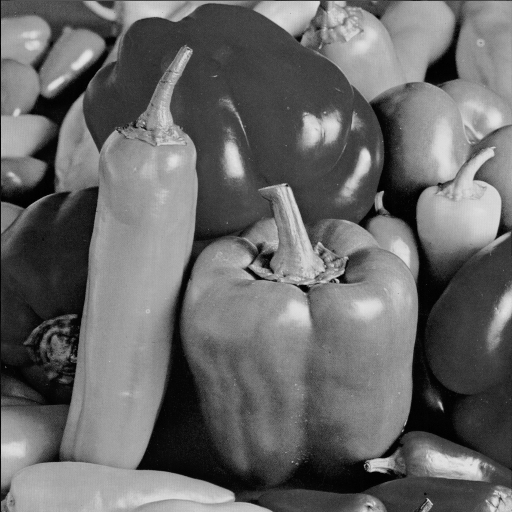
#> input picture inputs/Peppers.bmp, 512 x 512 px
$ python CannyEdgeDetect.py
#> lines starting #> are read from the running program, lines starting #| are printed output that depends on the picture
#> further down, img is the input picture: shape (512, 512, 3); min 0, max 229, mean 104.2
'''
Canny Edge Detection
'''
import os
import cv2
import numpy as np
from matplotlib import pyplot as plt

from pdb import set_trace as TT


G_0 = np.array(
    [[-1, 0 , 1],
     [-2, 0 , 2],
     [-1, 0 , 1]])

G_1 = np.array(
    [[0, 1, 2],
     [-1, 0, 1],
     [-2, -1, 0]])

G_2 = np.array(
    [[1, 2, 1],
     [0, 0, 0],
     [-1, -2, -1]])

G_3 = np.array(
    [[2, 1, 0],
     [1, 0, -1],
     [0, -1, -2]])

# 7x7 Gaussian Mask
Gaussian_mask = np.array(
    [[1, 1, 2, 2, 2, 1, 1],
     [1, 2, 2, 4, 2, 2, 1],
     [2, 2, 4, 8, 4, 2, 2],
     [2, 4, 8, 16, 8, 4, 2],
     [2, 2, 4, 8, 4, 2, 2],
     [1, 2, 2, 4, 2, 2, 1],
     [1, 1, 2, 2, 2, 1, 1]])


def convolution(img, mask):
    '''
    Convolution Operation
    '''
    # create a zero matrix to store the result
    result = np.zeros((img.shape[0]-mask.shape[0]+1, img.shape[1]-mask.shape[1]+1))

    # convolution operation
    for i in range(img.shape[0]-mask.shape[0]+1):
        for j in range(img.shape[1]-mask.shape[1]+1):
            result[i,j] = np.sum(img[i:i+mask.shape[0],
                                     j:j+mask.shape[1]] * mask)

    # normalize the result using the sum of the mask (140 for Gaussian mask) if necessary
    norm = 1 / (np.sum(np.concatenate(mask))) if np.sum(np.concatenate(mask)) != 0 else 1

    # # padding the result with zeros so that the size of the result is the same as the original image
    # result = np.pad(result, ((mask.shape[0]//2, mask.shape[0]//2), (mask.shape[1]//2, mask.shape[1]//2)), 'constant', constant_values=0)

    return norm * result # return the normalized result


def Gradient_Operation(img, g_0, g_1, g_2, g_3):
    '''
    Calculate the gradient magnitude and direction of each pixel using each for filter, and take the maximum value of the response
    '''
    mask_shape = g_0.shape
    # create a zero matrix to store the result
    result = -10000 * np.ones((img.shape[0] - mask_shape[0] + 1,
                       img.shape[1] - mask_shape[1] + 1),)
    # result = -1000 * np.ones((img.shape)) # with padding
    index = - np.ones((img.shape[0] - mask_shape[0] + 1,
                        img.shape[1] - mask_shape[1] + 1))
    # index = - np.ones((img.shape)) # with padding

    for i, g in enumerate([g_0, g_1, g_2, g_3]):
        compare = convolution(img, g)
        index = np.where(compare > result, i, index) # index of the maximum value of the response
        result = np.maximum(result, compare) # maximum value of the response
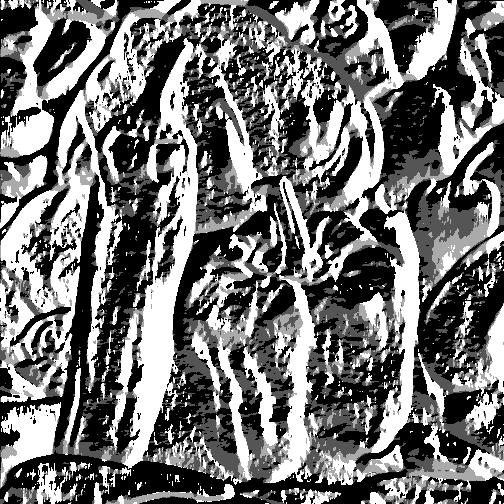
#> index: shape (504, 504) float64; min 0, max 3, mean 1.35; drawn with min black and max white
#> result: shape (504, 504) float64

    # calculate the gradient direction
    direction = np.zeros((img.shape[0] - mask_shape[0] + 1,
                        img.shape[1] - mask_shape[1] + 1))
    # direction = np.zeros((img.shape)) # with padding
    direction[index == 0] = 0
    direction[index == 1] = 45
    direction[index == 2] = 90
    direction[index == 3] = 135

    return result, direction


def Non_Max_Suppression(respond, direction):
    '''
    Non-Maximum Suppression
    '''
    m, n = respond.shape
    result = np.zeros((m-2,n-2))

    for i in range(1,m-1):
        for j in range(1,n-1):
            # angle 0
            if direction[i,j] == 0:
                if respond[i,j] >= respond[i,j-1] and respond[i,j] >= respond[i,j+1]:
                    result[i-1,j-1] = respond[i,j]
                else:
                    result[i-1,j-1] = 0

            # angle 45
            elif direction[i,j] == 45:
                if respond[i,j] >= respond[i-1,j+1] and respond[i,j] >= respond[i+1,j-1]:
                    result[i-1,j-1] = respond[i,j]
                else:
                    result[i-1,j-1] = 0

            # angle 90
            elif direction[i,j] == 90:
                if respond[i,j] >= respond[i-1,j] and respond[i,j] >= respond[i+1,j]:
                    result[i-1,j-1] = respond[i,j]
                else:
                    result[i-1,j-1] = 0

            # angle 135
            elif direction[i,j] == 135:
                if respond[i,j] >= respond[i-1,j-1] and respond[i,j] >= respond[i+1,j+1]:
                    result[i-1,j-1] = respond[i,j]
                else:
                    result[i-1,j-1] = 0

    # # padding the result with zeros so that the size of the result is the same as the original image
    # result = np.pad(result, ((1, 1), (1, 1)), 'constant', constant_values=0)
    return result


def simple_threshold(img, threshold):
    '''
    Simple Threshold using 25%, 50%, 75% of the maximum value of the response
    '''
    # threshold = threshold * np.max(img)

    # get the list of image values, and sort them in acsending order
    img_list = np.sort(img.flatten())
    # and fliter out the zeros in the list
    img_list = np.array([i for i in img_list if i != 0])
    # get the index of the threshold value
    index = int(threshold * img_list.shape[0])
    # get the threshold value
    threshold = img_list[index]
    # create a zero matrix to store the result
    result = np.zeros(img.shape)
    result[img >= threshold] = 1
    return result


def main(img):
    '''
    main function for Canny Edge Detector
    '''
    img = cv2.cvtColor(img, cv2.COLOR_BGR2GRAY) # convert to gray scale (512, 512)

    # Gaussian smoothing
    img = convolution(img, Gaussian_mask)
    # save the result
    # pad the image with zeros so that the size of the result is the same as the original image
    img_ = np.pad(img, ((3, 3), (3, 3)), 'constant', constant_values=0)
    cv2.imwrite("results/Gaussian_smoothing.bmp", img_)

    # Normalized magnitude of the gradient
    respond, direction = Gradient_Operation(img, G_0, G_1, G_2, G_3)
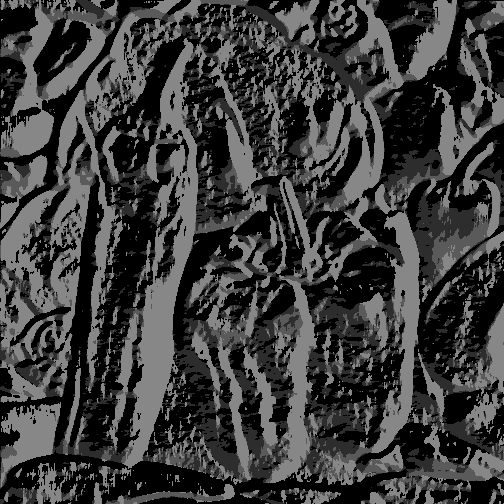
#> direction: shape (504, 504) float64; min 0, max 135, mean 60.6
    # pad the image with zeros so that the size of the result is the same as the original image
    respond_ = np.pad(respond, ((4,4), (4,4)), 'constant', constant_values=0)
    cv2.imwrite("results/Normalized_magnitude_of_the_gradient.bmp", respond_)
    # save the histogram of the result
    plt.hist(respond.flatten(), bins=100)
    plt.savefig("results/histogram_of_the_magnitude.png")
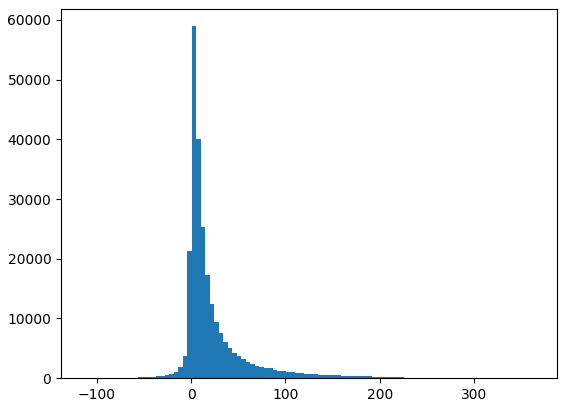
#> figure drawn by matplotlib, 1 panel; tallest bar 58959 high, from x = 0.623 to 5.4

    # Non-Maximum Suppression
    suppressed = Non_Max_Suppression(respond, direction)
#> after the loop in Non_Max_Suppression, `for i in range(1,m-1):`:
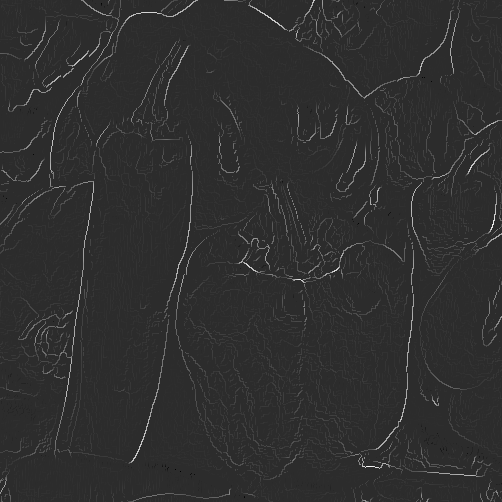
#> result: shape (502, 502) float64; min -77.44, max 363.9, mean 5.9; drawn with min black and max white
    suppressed_ = np.pad(suppressed, ((5,5), (5,5)), 'constant', constant_values=0)
    cv2.imwrite("results/Non-Maximum_Suppression.bmp", suppressed_)
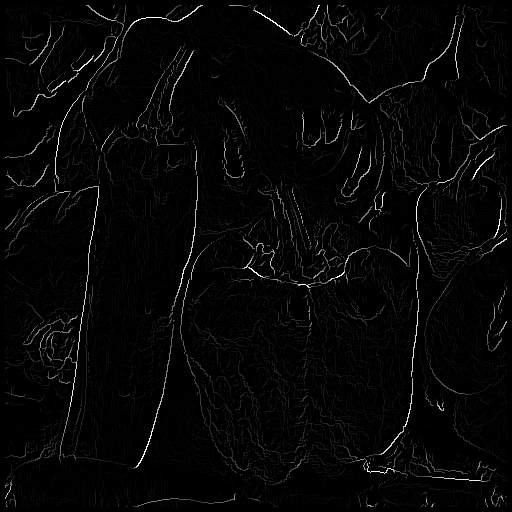
#> saved as Non-Maximum_Suppression.bmp: shape (512, 512); min 0, max 255, mean 5.7

    for i in [0.25, 0.5, 0.75]:
        result = simple_threshold(suppressed, i)
        result_ = np.pad(result, ((5,5), (5,5)), 'constant', constant_values=0)
        cv2.imwrite(f"results/binary_edge_map_{i}_threshold.bmp", result_*255)
#> this loop made 3 passes
#> threshold in simple_threshold on passes 1 to 3: 4.73, 10.51, 27.99
#> pass 1, in main, `result_ = np.pad(result, ((5,5), (5,5)), 'constant', constant_values=0)`:
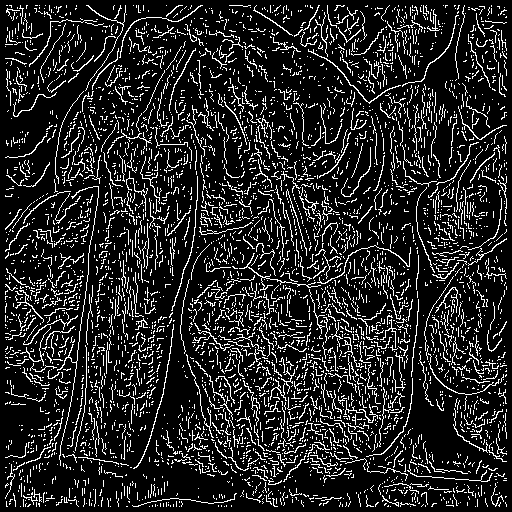
#> result_: shape (512, 512) float64; values 0 (black) and 1 (white), 14.7% white in thin lines or dots
#> after the loop:
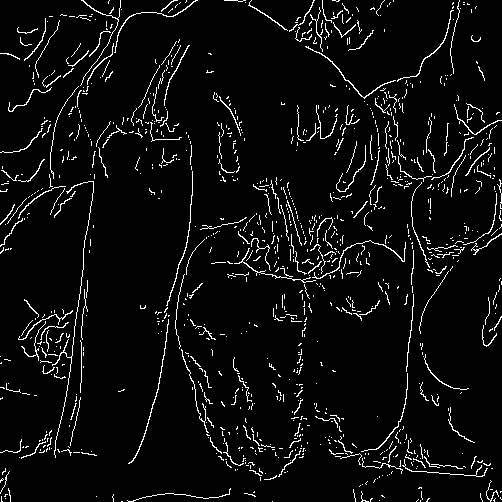
#> result: shape (502, 502) float64; values 0 (black) and 1 (white), 5.1% white in thin lines or dots


if __name__ == "__main__":
    image1 = "inputs/Barbara.bmp"
    image2 = "inputs/Goldhill.bmp"
    image3 = "inputs/Peppers.bmp"

    # img = cv2.imread(image1) # image size (512, 512, 3)
    # img = cv2.imread(image2) # image size (512, 512, 3)
    img = cv2.imread(image3) # image size (512, 512, 3)
    main(img)
